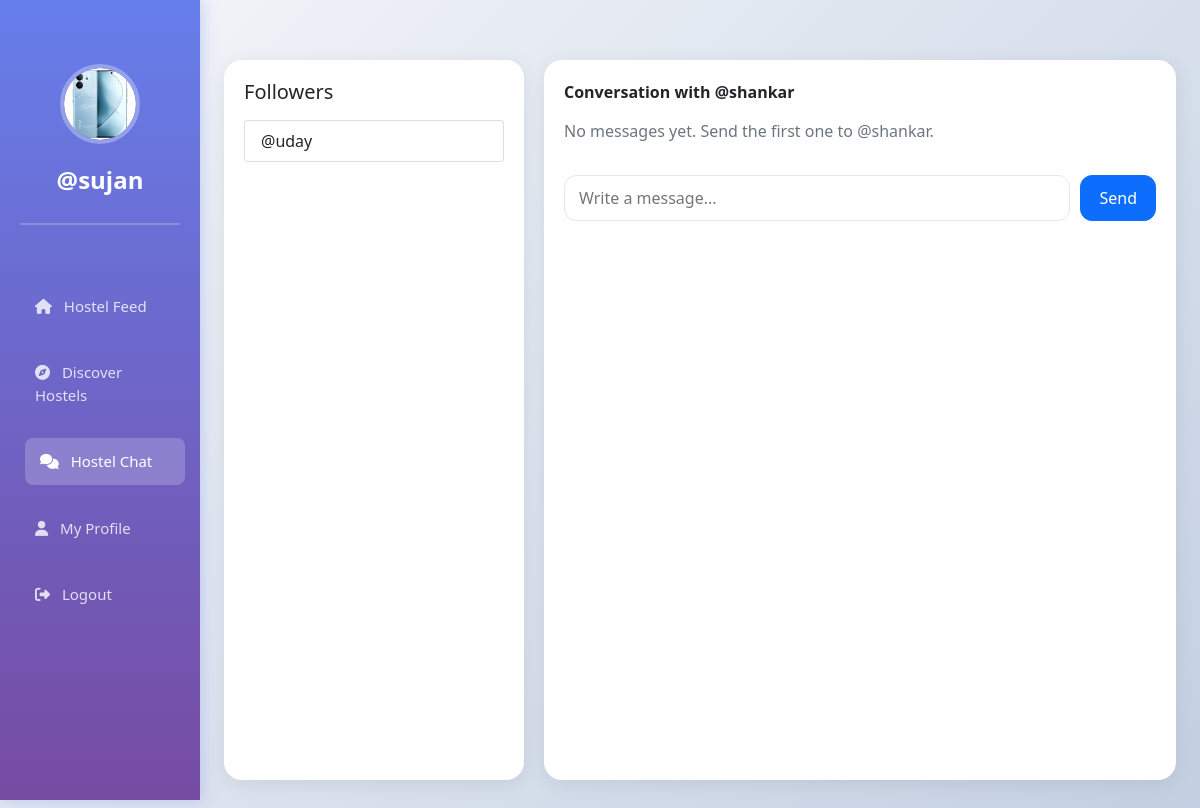
The app's page /messages/?to=shankar (signed in) with its own data.
### userauth/models.py (models this page shows, shortened)
class Profile(models.Model):
    user = models.ForeignKey(User, on_delete=models.CASCADE)
    id_user = models.IntegerField(primary_key=True, default=0)
    bio = models.TextField(blank=True, default='')
    profileimg = models.ImageField(upload_to='profile_images', default='blank-profile-picture.png')
    location = models.CharField(max_length=100, blank=True, default='')

### userauth/views.py (the view)
# urls.py: path('messages/', views.messages, name='messages'),
@login_required(login_url='/loginn')
def messages(request):
    profile = Profile.objects.get(user=request.user)
    follower_usernames = list(Followers.objects.filter(user=request.user.username).values_list('follower', flat=True))
    all_messages = Message.objects.filter(Q(sender=request.user.username) | Q(receiver=request.user.username))
    message_users = set()
    for msg in all_messages:
        if msg.sender == request.user.username:
            message_users.add(msg.receiver)
        else:
            message_users.add(msg.sender)
    all_users = set(follower_usernames) | message_users
    followers = Profile.objects.filter(user__username__in=all_users)
    selected_username = request.GET.get('to')
    if selected_username and selected_username not in all_users:
        try:
            User.objects.get(username=selected_username)
        except:
            selected_username = None
    if not selected_username and all_users:
        selected_username = list(all_users)[0]
    conversation = []
    if selected_username:
        conversation = Message.objects.filter(
            Q(sender=request.user.username, receiver=selected_username) |
            Q(sender=selected_username, receiver=request.user.username)
        ).order_by('created_at')
    context = {
        'profile': profile,
        'followers': followers,
        'selected_username': selected_username,
        'conversation': conversation,
    }
    return render(request, 'messages.html', context)

### templates/messages.html (shortened to what this page needs)
{% load static %}
<!DOCTYPE html>
<html lang="en">
<head>
    <link rel="stylesheet" href="https://maxcdn.bootstrapcdn.com/bootstrap/4.5.2/css/bootstrap.min.css">
    <link href="https://cdn.jsdelivr.net/npm/bootstrap@5.0.2/dist/css/bootstrap.min.css" rel="stylesheet"
>
    <link rel="stylesheet" href="{% static 'css/app.css' %}">
</head>
<body class="main-body">
    <div class="container-fluid">
        <div class="row">
            <nav class="col-md-2 d-none d-md-block sidebar sidebar-modern" style="position: fixed;">
                <div class="text-center mt-4 sidebar-profile">
                    <div class="profile-avatar">
                        <img src="{{ profile.profileimg.url }}" alt="Profile Picture" class="profile-pic">
                    </div>
                    <h4 class="mt-3 username"><a href="/profile/{{ user }}" style="text-decoration:none;">@{{ user }}</a></h4>
                </div>
                <ul class="nav flex-column mt-5 nav-modern">
                    <li class="nav-item">
                        <a class="nav-link" href="/">
                            <i class="fa-solid fa-house mr-2"></i> Hostel Feed
                        </a>
                    </li>
                    <li class="nav-item">
                        <a class="nav-link" href="/explore">
                            <i class="fa-solid fa-compass mr-2"></i> Discover Hostels
                        </a>
                    </li>
                    <li class="nav-item">
                        <a class="nav-link active" href="/messages/">
                            <i class="fa-solid fa-comments mr-2"></i> Hostel Chat
                        </a>
                    </li>
                    <li class="nav-item">
                        <a class="nav-link" href="/profile/{{user}}">
                            <i class="fa-solid fa-user mr-2"></i> My Profile
                        </a>
                    </li>
                    <li class="nav-item">
                        <a class="nav-link" href="/logoutt">
                            <i class="fa-solid fa-right-from-bracket mr-2"></i> Logout
                        </a>
                    </li>
                </ul>
            </nav>
            <main class="col-md-9 ml-sm-auto col-lg-10 px-md-4 main-content">
                <div class="chat-wrapper">
                    <div class="chat-sidebar">
                        <h5>Followers</h5>
                        <div class="list-group mt-3">
                            {% if followers %}
                                {% for follower in followers %}
                                <a href="/messages/?to={{ follower.user.username }}" class="list-group-item list-group-item-action{% if selected_username == follower.user.username %} active{% endif %}">
                                    @{{ follower.user.username }}
                                </a>
                                {% endfor %}
                            {% else %}
                                <div class="text-muted">You do not have any followers to message yet.</div>
                            {% endif %}
                        </div>
                    </div>
                    <div class="chat-conversation">
                        <div class="conversation-user">Conversation with {% if selected_username %}@{{ selected_username }}{% else %}no one yet{% endif %}</div>
                        <div class="conversation-feed" style="overflow-y: auto; max-height: calc(100vh - 280px); padding-right: 10px;">
                            {% if conversation %}
                                {% for message in conversation %}
                                    <div class="message-card {% if message.sender == user %}message-sent{% else %}message-received{% endif %}">
                                        <div class="d-flex justify-content-between align-items-start small text-muted mb-1">
                                            <div>
                                                {% if message.sender == user %}
                                                    You
                                                {% else %}
                                                    @{{ message.sender }}
                                                {% endif %}
                                            </div>
                                            {% if message.sender == user %}
                                            <form action="/delete-message/{{ message.id }}/" method="POST" style="margin:0;">
                                                {% csrf_token %}
                                                <button type="submit" class="btn btn-sm btn-outline-danger">Delete</button>
                                            </form>
                                            {% endif %}
                                        </div>
                                        <div>{{ message.body }}</div>
                                        <div class="text-end text-muted small mt-1">{{ message.created_at|date:'M d, Y H:i' }}</div>
                                    </div>
                                {% endfor %}
                            {% elif selected_username %}
                                <p class="text-muted">No messages yet. Send the first one to @{{ selected_username }}.</p>
                            {% endif %}
                        </div>
                        <form action="/send-message/" method="POST" class="message-input-group mt-3">
                            <input type="text" name="body" class="message-input" placeholder="Write a message..." {% if not selected_username %}disabled{% endif %} required>
                            <button type="submit" class="btn btn-primary message-send" {% if not selected_username %}disabled{% endif %}>Send</button>
                        </form>
                    </div>
                </div>
            </main>
        </div>
    </div>
</body>
</html>

### static/css/app.css (style rules this page uses)
* { margin: 0; padding: 0; box-sizing: border-box; }
body.main-body { background: linear-gradient(135deg, #f5f7fa 0%, #c3cfe2 100%); font-family: 'Segoe UI', Tahoma, Geneva, Verdana, sans-serif; min-height: 100vh; }
.sidebar-modern { background: linear-gradient(180deg, #667eea 0%, #764ba2 100%); height: 100vh; color: white; padding: 20px; box-shadow: 2px 0 15px rgba(102, 126, 234, 0.3); overflow-y: auto; }
.sidebar-profile { padding: 20px 0; border-bottom: 2px solid rgba(255, 255, 255, 0.2); }
.profile-avatar { position: relative; display: inline-block; width: 80px; height: 80px; border-radius: 50%; border: 4px solid rgba(255, 255, 255, 0.3); overflow: hidden; }
.profile-pic { width: 100%; height: 100%; border-radius: 50%; object-fit: cover; transition: transform 0.3s ease; }
.username { color: white; font-weight: 600; margin-top: 15px; }
.username a { color: white; text-decoration: none; transition: color 0.3s ease; }
.nav-modern { margin-top: 30px; }
.nav-modern .nav-link { color: rgba(255, 255, 255, 0.8); margin: 10px 0; padding: 12px 15px; border-radius: 8px; transition: all 0.3s ease; font-size: 15px; font-weight: 500; }
.nav-modern .nav-link:hover, .nav-modern .nav-link.active { background: rgba(255, 255, 255, 0.2); color: white; transform: translateX(5px); }
.main-content { padding-top: 30px; padding-bottom: 50px; }
.sidebar { background-color: #f8f9fa; height: 100vh; color: black; }
a { color: #667eea; }

### templates/messages.html (style rules this page uses)
.chat-wrapper { display: grid; grid-template-columns: 300px 1fr; gap: 20px; margin-top: 30px; }
.chat-sidebar { background: white; border-radius: 18px; box-shadow: 0 4px 20px rgba(0,0,0,0.08); padding: 20px; height: calc(100vh - 80px); overflow-y: auto; }
.chat-conversation { background: white; border-radius: 18px; box-shadow: 0 4px 20px rgba(0,0,0,0.08); padding: 20px; min-height: calc(100vh - 80px); display: flex; flex-direction: column; }
.conversation-user { font-weight: 700; margin-bottom: 15px; }
.message-input-group { margin-top: auto; display: flex; gap: 10px; }
.message-input { flex: 1; border-radius: 12px; border: 1px solid #e2e8f0; padding: 10px 14px; }
.message-send { border-radius: 12px; padding: 10px 18px; }

### records on screen
Profile: profileimg (picture)
Profile: user.username "uday"

### other values on screen
{{ user }} "sujan"
{{ selected_username }} "shankar"
